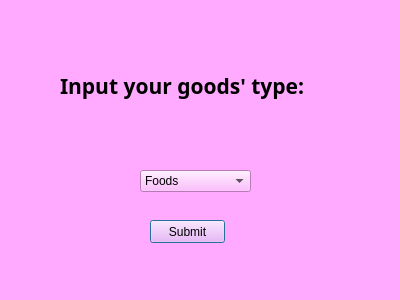
<?xml version="1.0" encoding="UTF-8"?>
<ui version="4.0">
 <class>ImportType</class>
 <widget class="QDialog" name="ImportType">
  <property name="geometry">
   <rect>
    <x>0</x>
    <y>0</y>
    <width>400</width>
    <height>300</height>
   </rect>
  </property>
  <property name="windowTitle">
   <string>Dialog</string>
  </property>
  <property name="styleSheet">
   <string notr="true">background-color: rgb(255, 170, 255);</string>
  </property>
  <widget class="QLabel" name="label">
   <property name="geometry">
    <rect>
     <x>60</x>
     <y>60</y>
     <width>251</width>
     <height>51</height>
    </rect>
   </property>
   <property name="font">
    <font>
     <family>微软雅黑</family>
     <pointsize>16</pointsize>
     <weight>75</weight>
     <bold>true</bold>
    </font>
   </property>
   <property name="text">
    <string>Input your goods' type:</string>
   </property>
  </widget>
  <widget class="QComboBox" name="Select">
   <property name="geometry">
    <rect>
     <x>140</x>
     <y>170</y>
     <width>111</width>
     <height>22</height>
    </rect>
   </property>
   <item>
    <property name="text">
     <string>Foods</string>
    </property>
   </item>
   <item>
    <property name="text">
     <string>Electronics</string>
    </property>
   </item>
   <item>
    <property name="text">
     <string>DailyUse</string>
    </property>
   </item>
  </widget>
  <widget class="QPushButton" name="Submit">
   <property name="geometry">
    <rect>
     <x>150</x>
     <y>220</y>
     <width>75</width>
     <height>23</height>
    </rect>
   </property>
   <property name="text">
    <string>Submit</string>
   </property>
  </widget>
 </widget>
 <resources/>
 <connections/>
</ui>
